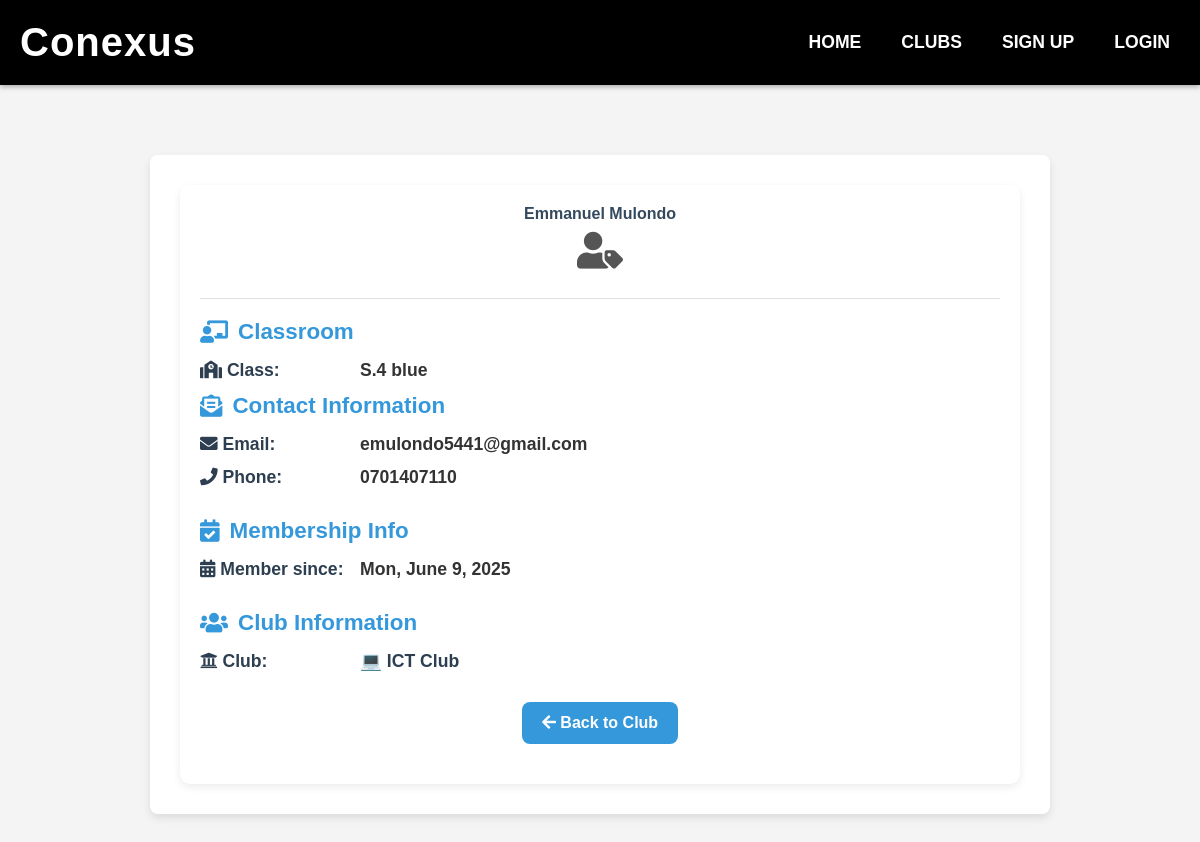
/members/5/, run on the app's committed database.
### clubs/models.py (models this page shows, shortened)
class Member(models.Model):
    club = models.ForeignKey(
        'Club',
        on_delete=models.CASCADE,
        null=False,
        blank=False
    )
    first_name = models.CharField(max_length=100)
    last_name = models.CharField(max_length=100)
    email = models.EmailField(unique=True)
    phone_number = models.CharField(max_length=20)
    role = models.CharField(max_length=100)
    joined_date = models.DateField(auto_now_add=True)
    student_class = models.CharField(max_length=50)

class Club(models.Model):
    name = models.CharField(max_length=255)
    description = models.TextField(blank=True)
    is_approved = models.BooleanField(default=False)

### clubs/views.py (the view)
# urls.py: path('members/<int:member_id>/', views.member_detail, name='member_detail'),
def member_detail(request, member_id):
    member = get_object_or_404(Member, id=member_id)
    return render(request, 'member_detail.html', {'member': member})

### clubs/templates/member_detail.html (shortened to what this page needs)
{% extends "base.html" %}
{% block content %}
<div class="member-profile-container">
    <div class="member-card">
        <div class="member-header">
            <h1 class="member-name">{{ member.first_name }} {{ member.last_name }}</h1>
            <p class="member-role-badge">
                <i class="fas fa-user-tag"></i> {{ member.role }}
            </p>
        </div>
        <div class="member-content">
                <div class="info-section">
                <h2 class="section-title">
                    <i class="fas fa-chalkboard-teacher"></i> Classroom
                </h2>
                   <div class="info-item">
                    <span class="info-label"> <i class="fas fa-school"></i> Class:</span>
                    <span class="info-value">{{ member.student_class}}</span>
                </div>
            <div class="info-section">
                <h2 class="section-title">
                    <i class="fas fa-envelope-open-text"></i> Contact Information
                </h2>
                <div class="info-item">
                    <span class="info-label"><i class="fas fa-envelope"></i> Email:</span>
                    <span class="info-value">{{ member.email }}</span>
                </div>
                {% if member.phone_number %}
                <div class="info-item">
                    <span class="info-label"><i class="fas fa-phone"></i> Phone:</span>
                    <span class="info-value">{{ member.phone_number }}</span>
                </div>
                {% endif %}
            </div>
            <div class="info-section">
                <h2 class="section-title">
                    <i class="fas fa-calendar-check"></i> Membership Info
                </h2>
                {% if member.joined_date %}
                <div class="info-item">
                    <span class="info-label"><i class="fas fa-calendar-alt"></i> Member since:</span>
                    <span class="info-value">{{ member.joined_date|date:"D, F j, Y" }}</span>
                </div>
                {% endif %}
            </div>
            <div class="info-section">
                <h2 class="section-title">
                    <i class="fas fa-users"></i> Club Information
                </h2>
                {% if member.club %}
                <div class="info-item">
                    <span class="info-label"><i class="fas fa-university"></i> Club:</span>
                    <span class="info-value">
                        <a href="{% url 'club_detail' pk=member.club.id %}" class="club-link">
                            {{ member.club.name }}
                        </a>
                    </span>
                </div>
                {% else %}
                <div class="info-item no-club">
                    <span class="info-value">Not currently in a club</span>
                </div>
                {% endif %}
            </div>
        </div>
        <div class="member-actions">
            {% if member.club %}
            <a href="{% url 'club_detail' pk=member.club.id %}" class="button">
                <i class="fas fa-arrow-left"></i> Back to Club
            </a>
            {% else %}
            <a href="{% url 'club_list' %}" class="button">
                <i class="fas fa-arrow-left"></i> View All Clubs
            </a>
            {% endif %}
        </div>
    </div>
</div>
{% endblock %}

### clubs/static/css/styles.css (style rules this page uses)
* { margin: 0; padding: 0; box-sizing: border-box; }
body { font-family: 'Arial', sans-serif; background-color: #f4f4f4; color: #333; }
.button, #signup-button, #add-member-btn, #create-club-link, #create-club-button { display: inline-block; padding: 12px 20px; background-color: #3498db; color: white; font-weight: bold; border-radius: 4px; text-decoration: none; text-align: center; cursor: pointer; transition: background-color 0.3s ease, transform 0.3s ease; }
.member-profile-container { background: white; padding: 30px; margin: 30px auto; border-radius: 8px; box-shadow: 0 4px 8px rgba(0, 0, 0, 0.1); max-width: 900px; }
.member-card { padding: 20px; }
.member-header { text-align: center; margin-bottom: 25px; }
.member-role-badge { font-size: 2.3em; margin-top: 8px; color: #555; font-style: italic; }
.member-content { padding: 20px 0; border-top: 1px solid #e0e0e0; }
.info-section { margin-bottom: 30px; }
.section-title { font-size: 1.4em; font-weight: bold; color: #3498db; margin-bottom: 15px; display: flex; align-items: center; gap: 10px; }
.info-item { margin-bottom: 12px; font-size: 1.1em; display: flex; gap: 10px; align-items: center; }
.info-label { font-weight: 600; color: #2c3e50; min-width: 150px; }
.info-value { font-weight: 600; color: #333; }
.club-link { color: #2c3e50; text-decoration: none; position: relative; transition: color 0.3s ease, transform 0.3s ease; display: inline-block; font-weight: 600; }
.club-link::after { content: ''; position: absolute; left: 0; bottom: -4px; width: 100%; height: 3px; background: #e67e22; transform: scaleX(0); transform-origin: right; transition: transform 0.3s ease; border-radius: 2px; }
.member-actions { text-align: center; margin-top: 30px; }
.member-card { background: white; border-radius: 10px; box-shadow: 0 3px 8px rgba(0,0,0,0.08); transition: transform 0.25s ease, box-shadow 0.25s ease; overflow: hidden; }
.member-name { font-size: 1em; font-weight: 700; margin-bottom: 4px; color: #34495e; }
h1 { color: #2c3e50; font-size: 2.5rem; margin-bottom: 20px; }
.button { padding: 12px 20px; border-radius: 8px; font-weight: bold; cursor: pointer; text-align: center; text-decoration: none; transition: background-color 0.3s ease, transform 0.3s ease; }

### data on the page
Member: first_name "Emmanuel", last_name "Mulondo", student_class "S.4 blue", email "emulondo5441@gmail.com", phone_number "0701407110", joined_date "Mon, June 9, 2025", club.name "💻 ICT Club"
